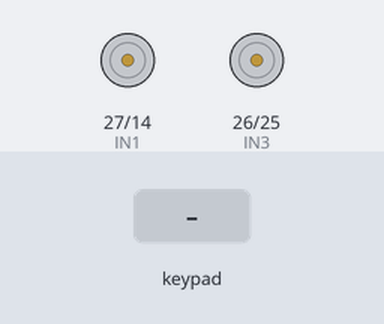
This sketch was run on a simulated ESP32. Parts: motor-driver pin pairs drawn as motors (green arrow = first pin HIGH = forward, orange = second pin HIGH = backward, longer = more drive, scaled by the enable pin). The inputs (shaded band) are chosen by the test bench.

Above: at 1.2 s.
1.3 s: key 'U' pressed
At 1.5 s:
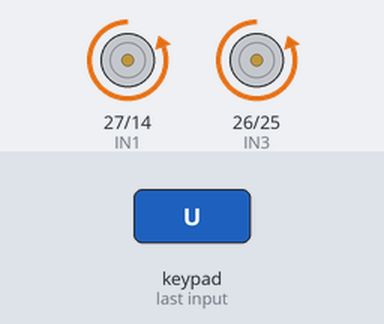
3.2 s: key 'D' pressed
At 3.4 s:
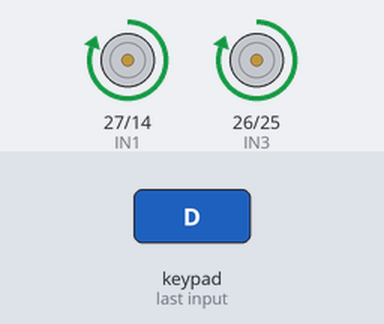
5.1 s: key 'L' pressed
At 5.3 s:
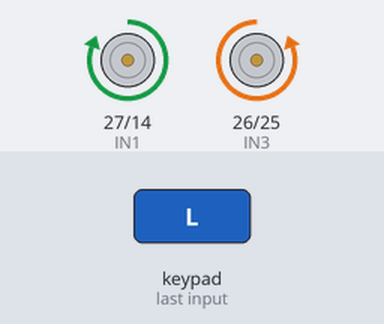
7.0 s: key 'R' pressed
At 7.2 s:
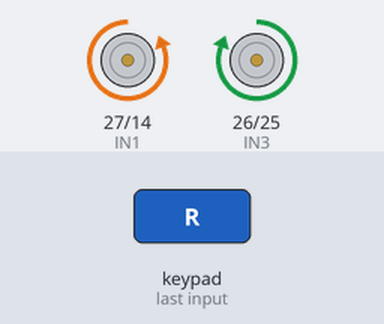
Timing chart, 0 to 9.9 s (numbered marks = the images above; inputs shaded):
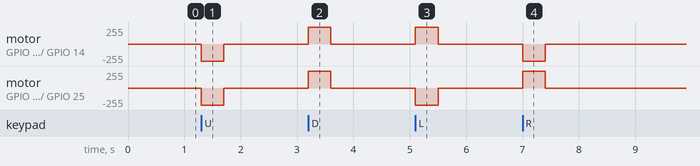

The sketch:

Code_for_ESP32_Car__Dabble_Bluetooth_Control.ino
```cpp
#define CUSTOM_SETTINGS
#define INCLUDE_GAMEPAD_MODULE
#include <DabbleESP32.h>

//Right motor
int ENA=12;
int IN1=27;
int IN2=14;
//Left motor
int IN3=26;
int IN4=25;
int ENB=33;

#define MAX_MOTOR_SPEED 255

const int PWMFreq = 1000; /* 1 KHz */
const int PWMResolution = 8;
const int rightMotorPWMSpeedChannel = 4;
const int leftMotorPWMSpeedChannel = 5;

void rotateMotor(int rightMotorSpeed, int leftMotorSpeed)
{
  if (rightMotorSpeed < 0)
  {
    digitalWrite(IN1,LOW);
    digitalWrite(IN2,HIGH);
  }
  else if (rightMotorSpeed > 0)
  {
    digitalWrite(IN1,HIGH);
    digitalWrite(IN2,LOW);
  }
  else
  {
    digitalWrite(IN1,LOW);
    digitalWrite(IN2,LOW);
  }

  if (leftMotorSpeed < 0)
  {
    digitalWrite(IN3,LOW);
    digitalWrite(IN4,HIGH);
  }
  else if (leftMotorSpeed > 0)
  {
    digitalWrite(IN3,HIGH);
    digitalWrite(IN4,LOW);
  }
  else
  {
    digitalWrite(IN3,LOW);
    digitalWrite(IN4,LOW);
  }

  ledcWrite(rightMotorPWMSpeedChannel, abs(rightMotorSpeed));
  ledcWrite(leftMotorPWMSpeedChannel, abs(leftMotorSpeed));
}

void setUpPinModes()
{
  pinMode(ENA,OUTPUT);
  pinMode(IN1,OUTPUT);
  pinMode(IN2,OUTPUT);

  pinMode(ENB,OUTPUT);
  pinMode(IN3,OUTPUT);
  pinMode(IN4,OUTPUT);

  //Set up PWM for speed
  ledcSetup(rightMotorPWMSpeedChannel, PWMFreq, PWMResolution);
  ledcSetup(leftMotorPWMSpeedChannel, PWMFreq, PWMResolution);
  ledcAttachPin(ENA, rightMotorPWMSpeedChannel);
  ledcAttachPin(ENB, leftMotorPWMSpeedChannel);

  rotateMotor(0,0);
}

void setup()
{
  setUpPinModes();
  Dabble.begin("ESP32_4WD_08");
}

void loop()
{
  int rightMotorSpeed=0;
  int leftMotorSpeed=0;
  Dabble.processInput();
  if (GamePad.isUpPressed())
  {
    rightMotorSpeed = -MAX_MOTOR_SPEED;
    leftMotorSpeed = -MAX_MOTOR_SPEED;
  }

  if (GamePad.isDownPressed())
  {
    rightMotorSpeed = MAX_MOTOR_SPEED;
    leftMotorSpeed = MAX_MOTOR_SPEED;
  }

  if (GamePad.isLeftPressed())
  {
    rightMotorSpeed = MAX_MOTOR_SPEED;
    leftMotorSpeed = -MAX_MOTOR_SPEED;
  }

  if (GamePad.isRightPressed())
  {
    rightMotorSpeed = -MAX_MOTOR_SPEED;
    leftMotorSpeed = MAX_MOTOR_SPEED;
  }

  rotateMotor(rightMotorSpeed, leftMotorSpeed);
}
```

Measured:
- after the input at 1.3 s, motor on GPIO 27 (IN1) / GPIO 14 (IN2), motor on GPIO 26 (IN3) / GPIO 25 (IN4): stopped → backward 255/255 at once, → stopped 0.40 s later
- after the input at 3.2 s, motor on GPIO 27 (IN1) / GPIO 14 (IN2), motor on GPIO 26 (IN3) / GPIO 25 (IN4): stopped → forward 255/255 at once, → stopped 0.40 s later
- after the input at 5.1 s, motor on GPIO 27 (IN1) / GPIO 14 (IN2): stopped → forward 255/255 at once, → stopped 0.40 s later; motor on GPIO 26 (IN3) / GPIO 25 (IN4): stopped → backward 255/255 at once, → stopped 0.40 s later
- after the input at 7.0 s, motor on GPIO 27 (IN1) / GPIO 14 (IN2): stopped → backward 255/255 at once, → stopped 0.40 s later; motor on GPIO 26 (IN3) / GPIO 25 (IN4): stopped → forward 255/255 at once, → stopped 0.40 s later
